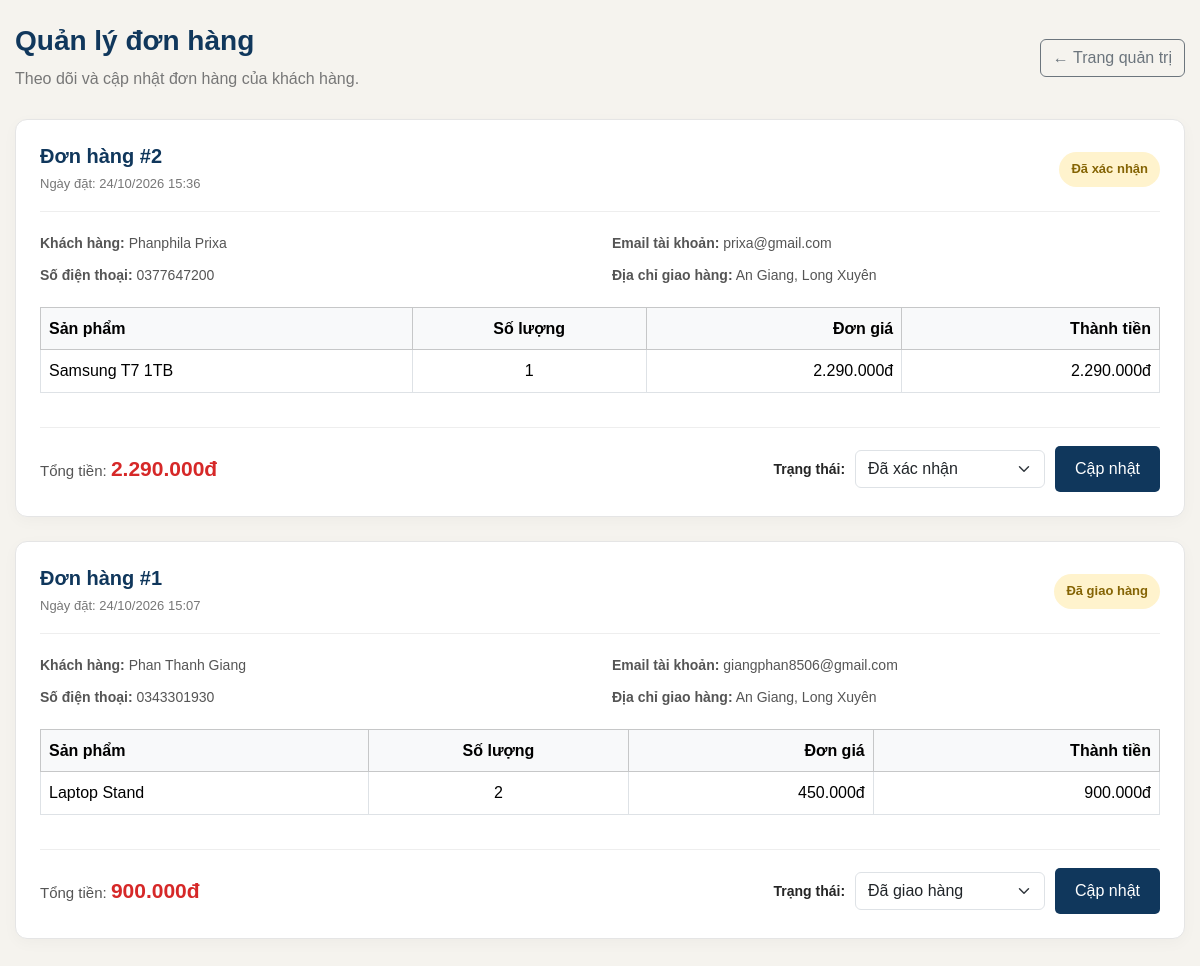
The app's page /admin/orders.php (signed in) with its own data.
### tables this page shows
CREATE TABLE `donhang` (
  `MaDonHang` int(11) NOT NULL,
  `MaNguoiDung` int(11) NOT NULL,
  `TenNguoiNhan` varchar(100) NOT NULL,
  `SoDienThoai` varchar(15) NOT NULL,
  `DiaChiGiaoHang` varchar(255) NOT NULL,
  `GhiChu` text DEFAULT NULL,
  `TongTien` decimal(15,2) NOT NULL DEFAULT 0.00,
  `TrangThai` enum('pending','confirmed','shipping','delivered','cancelled') NOT NULL DEFAULT 'pending',
  `NgayDat` datetime NOT NULL DEFAULT current_timestamp()
);

CREATE TABLE `nguoidung` (
  `MaNguoiDung` int(11) NOT NULL,
  `HoTen` varchar(100) NOT NULL,
  `Email` varchar(100) NOT NULL,
  `MatKhau` varchar(255) NOT NULL,
  `SoDienThoai` varchar(15) DEFAULT NULL,
  `DiaChi` varchar(255) DEFAULT NULL,
  `VaiTro` enum('admin','customer') NOT NULL DEFAULT 'customer',
  `NgayTao` datetime NOT NULL DEFAULT current_timestamp()
);

CREATE TABLE `chitietdonhang` (
  `MaChiTiet` int(11) NOT NULL,
  `MaDonHang` int(11) NOT NULL,
  `MaSanPham` int(11) NOT NULL,
  `SoLuong` int(11) NOT NULL,
  `DonGiaLucMua` decimal(15,2) NOT NULL,
  `ThanhTien` decimal(15,2) NOT NULL
);

CREATE TABLE `sanpham` (
  `MaSanPham` int(11) NOT NULL,
  `MaDanhMuc` int(11) NOT NULL,
  `TenSanPham` varchar(150) NOT NULL,
  `MoTa` text DEFAULT NULL,
  `DonGia` decimal(15,2) NOT NULL DEFAULT 0.00,
  `SoLuongTon` int(11) NOT NULL DEFAULT 0,
  `HinhAnh` varchar(255) DEFAULT NULL,
  `NgayTao` datetime NOT NULL DEFAULT current_timestamp()
);

### admin/orders.php (the view, shortened to what this page needs)
<?php
    require_once __DIR__ . '/../config/database.php';
    $danhSachTrangThai = [
        'pending' => 'Chờ xác nhận',
        'confirmed' => 'Đã xác nhận',
        'shipping' => 'Đang giao hàng',
        'delivered' => 'Đã giao hàng',
        'cancelled' => 'Đã hủy'
    ];
    $sqlDonHang = "
        SELECT
            DonHang.*,
            NguoiDung.Email
        FROM DonHang
        INNER JOIN NguoiDung
            ON DonHang.MaNguoiDung = NguoiDung.MaNguoiDung
        ORDER BY DonHang.NgayDat DESC, DonHang.MaDonHang DESC
    ";
    $stmtDonHang = $connection->query($sqlDonHang);
    $danhSachDonHang = $stmtDonHang->fetchAll();
    $sqlChiTiet = "
        SELECT
            ChiTietDonHang.*,
            SanPham.TenSanPham
        FROM ChiTietDonHang
        INNER JOIN SanPham
            ON ChiTietDonHang.MaSanPham = SanPham.MaSanPham
        WHERE ChiTietDonHang.MaDonHang = :maDonHang
        ORDER BY ChiTietDonHang.MaChiTiet ASC
    ";
    $stmtChiTiet = $connection->prepare($sqlChiTiet);
    $baseUrl = '/tech_store';
?>
<!DOCTYPE html>
<html lang="vi">
<head>
    <link
        href="https://cdn.jsdelivr.net/npm/bootstrap@5.3.3/dist/css/bootstrap.min.css"
        rel="stylesheet"
    >
    <link
        rel="stylesheet"
        href="<?php echo $baseUrl; ?>/assets/css/style.css"
    >
</head>
<body class="admin-orders-page">
    <div class="container py-4">
        <div class="admin-orders-heading">
            <div>
                <h1>Quản lý đơn hàng</h1>
                <p>Theo dõi và cập nhật đơn hàng của khách hàng.</p>
            </div>
            <a href="index.php" class="btn btn-outline-secondary">
                ← Trang quản trị
            </a>
        </div>
        <?php if (count($danhSachDonHang) > 0) { ?>
            <?php foreach ($danhSachDonHang as $donHang) { ?>
                <?php
                    $stmtChiTiet->execute([
                        ':maDonHang' => $donHang['MaDonHang']
                    ]);
                    $danhSachChiTiet = $stmtChiTiet->fetchAll();
                    $trangThaiHienTai = $donHang['TrangThai'];
                    $tenTrangThai =
                        $danhSachTrangThai[$trangThaiHienTai]
                        ?? 'Không xác định';
                ?>
                <div class="admin-order-card">
                    <div class="admin-order-header">
                        <div>
                            <h3>
                                Đơn hàng #<?php
                                    echo (int) $donHang['MaDonHang'];
                                ?>
                            </h3>
                            <p>
                                Ngày đặt:
                                <?php
                                    echo date(
                                        'd/m/Y H:i',
                                        strtotime($donHang['NgayDat'])
                                    );
                                ?>
                            </p>
                        </div>
                        <span class="admin-order-status">
                            <?php echo htmlspecialchars($tenTrangThai); ?>
                        </span>
                    </div>
                    <div class="admin-order-info">
                        <p>
                            <strong>Khách hàng:</strong>
                            <?php
                                echo htmlspecialchars(
                                    $donHang['TenNguoiNhan']
                                );
                            ?>
                        </p>
                        <p>
                            <strong>Email tài khoản:</strong>
                            <?php
                                echo htmlspecialchars($donHang['Email']);
                            ?>
                        </p>
                        <p>
                            <strong>Số điện thoại:</strong>
                            <?php
                                echo htmlspecialchars(
                                    $donHang['SoDienThoai']
                                );
                            ?>
                        </p>
                        <p>
                            <strong>Địa chỉ giao hàng:</strong>
                            <?php
                                echo htmlspecialchars(
                                    $donHang['DiaChiGiaoHang']
                                );
                            ?>
                        </p>
                    </div>
                    <div class="table-responsive">
                        <table class="table table-bordered align-middle">
                            <thead class="table-light">
                                <tr>
                                    <th>Sản phẩm</th>
                                    <th class="text-center">Số lượng</th>
                                    <th class="text-end">Đơn giá</th>
                                    <th class="text-end">Thành tiền</th>
                                </tr>
                            </thead>
                            <tbody>
                                <?php foreach ($danhSachChiTiet as $chiTiet) { ?>
                                    <tr>
                                        <td>
                                            <?php
                                                echo htmlspecialchars(
                                                    $chiTiet['TenSanPham']
                                                );
                                            ?>
                                        </td>
                                        <td class="text-center">
                                            <?php
                                                echo (int) $chiTiet['SoLuong'];
                                            ?>
                                        </td>
                                        <td class="text-end">
                                            <?php
                                                echo number_format(
                                                    (float) $chiTiet['DonGiaLucMua'],
                                                    0,
                                                    ',',
                                                    '.'
                                                );
                                            ?>đ
                                        </td>
                                        <td class="text-end">
                                            <?php
                                                echo number_format(
                                                    (float) $chiTiet['ThanhTien'],
                                                    0,
                                                    ',',
                                                    '.'
                                                );
                                            ?>đ
                                        </td>
                                    </tr>
                                <?php } ?>
                            </tbody>
                        </table>
                    </div>
                    <div class="admin-order-footer">
                        <div class="admin-order-total">
                            Tổng tiền:
                            <strong>
                                <?php
                                    echo number_format(
                                        (float) $donHang['TongTien'],
                                        0,
                                        ',',
                                        '.'
                                    );
                                ?>đ
                            </strong>
                        </div>
                        <form
                            action="orders.php"
                            method="POST"
                            class="admin-order-update"
                        >
                            <label for="trang_thai_<?php
                                echo (int) $donHang['MaDonHang'];
                            ?>">
                                Trạng thái:
                            </label>
                            <select
                                id="trang_thai_<?php
                                    echo (int) $donHang['MaDonHang'];
                                ?>"
                                name="trang_thai"
                                class="form-select"
                            >
                                <?php foreach ($danhSachTrangThai as $ma => $ten) { ?>
                                    <option
                                        value="<?php echo htmlspecialchars($ma); ?>"
                                        <?php
                                            echo $trangThaiHienTai === $ma
                                                ? 'selected'
                                                : '';
                                        ?>
                                    >
                                        <?php echo htmlspecialchars($ten); ?>
                                    </option>
                                <?php } ?>
                            </select>
                            <button type="submit" class="btn btn-primary">
                                Cập nhật
                            </button>
                        </form>
                    </div>
                </div>
            <?php } ?>
        <?php } else { ?>
            <div class="alert alert-info">
                Hiện chưa có đơn hàng nào.
            </div>
        <?php } ?>
    </div>
</body>
</html>

### assets/css/style.css (style rules this page uses)
* { box-sizing: border-box; margin: 0; padding: 0; }
:root { --color-primary: #10375c; --color-secondary: #ffb900; --color-background: #f5f7fa; --color-text: #252525; --color-gray: #666666; --color-white: #ffffff; --color-border: #e5e7eb; }
body { font-family: Arial, sans-serif; font-size: 16px; line-height: 1.6; color: var(--color-text); background-color: var(--color-background); }
a { text-decoration: none; color: inherit; }
.container { width: 100%; max-width: 1200px; margin: 0 auto; padding-left: 15px; padding-right: 15px; }
.btn-primary { display: inline-block; padding: 11px 20px; border: none; border-radius: 5px; background-color: var(--color-primary); color: var(--color-white); text-align: center; cursor: pointer; }
.admin-orders-page { min-height: 100vh; background-color: #f5f3ee; }
.admin-orders-heading { display: flex; justify-content: space-between; align-items: center; gap: 20px; margin-bottom: 28px; }
.admin-orders-heading h1 { color: #10375c; font-size: 28px; font-weight: 700; margin-bottom: 8px; }
.admin-orders-heading p { color: #777777; margin-bottom: 0; }
.admin-order-card { margin-bottom: 24px; padding: 24px; background-color: #ffffff; border: 1px solid #e5e5e5; border-radius: 12px; box-shadow: 0 4px 15px rgba(0, 0, 0, 0.03); }
.admin-order-header { display: flex; justify-content: space-between; align-items: center; gap: 16px; margin-bottom: 20px; padding-bottom: 16px; border-bottom: 1px solid #eeeeee; }
.admin-order-header h3 { color: #10375c; font-size: 20px; font-weight: 700; margin-bottom: 6px; }
.admin-order-header p { color: #777777; font-size: 13px; margin-bottom: 0; }
.admin-order-status { padding: 7px 12px; background-color: #fff3cd; color: #856404; border-radius: 20px; font-size: 13px; font-weight: 600; }
.admin-order-info { display: grid; grid-template-columns: repeat(2, minmax(0, 1fr)); gap: 10px 24px; margin-bottom: 20px; }
.admin-order-info p { color: #555555; font-size: 14px; margin-bottom: 0; overflow-wrap: anywhere; }
.admin-order-footer { display: flex; justify-content: space-between; align-items: center; flex-wrap: wrap; gap: 20px; margin-top: 18px; padding-top: 18px; border-top: 1px solid #eeeeee; }
.admin-order-total { color: #555555; font-size: 15px; }
.admin-order-total strong { color: #d62828; font-size: 21px; }
.admin-order-update { display: flex; align-items: center; flex-wrap: wrap; gap: 10px; }
.admin-order-update label { font-size: 14px; font-weight: 600; }
.admin-order-update .form-select { width: 190px; }

### records on screen
donhang: MaDonHang "2", NgayDat "24/10/2026 15:36", TrangThai "Đã xác nhận", TenNguoiNhan "Phanphila Prixa", MaNguoiDung.Email "prixa@gmail.com", SoDienThoai "0377647200", DiaChiGiaoHang "An Giang, Long Xuyên", TongTien "2.290.000", trang_thai "Đã xác nhận"
chitietdonhang: MaSanPham.TenSanPham "Samsung T7 1TB", SoLuong "1", DonGiaLucMua "2.290.000", ThanhTien "2.290.000"
donhang: MaDonHang "1", NgayDat "24/10/2026 15:07", TrangThai "Đã giao hàng", TenNguoiNhan "Phan Thanh Giang", MaNguoiDung.Email "giangphan8506@gmail.com", SoDienThoai "0343301930", DiaChiGiaoHang "An Giang, Long Xuyên", TongTien "900.000", trang_thai "Đã giao hàng"
chitietdonhang: MaSanPham.TenSanPham "Laptop Stand", SoLuong "2", DonGiaLucMua "450.000", ThanhTien "900.000"
